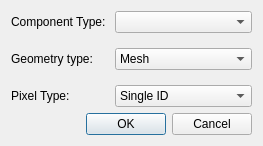
<?xml version="1.0" encoding="UTF-8"?>
<ui version="4.0">
 <class>AddComponentDialog</class>
 <widget class="QDialog" name="AddComponentDialog">
  <property name="geometry">
   <rect>
    <x>0</x>
    <y>0</y>
    <width>232</width>
    <height>139</height>
   </rect>
  </property>
  <property name="windowTitle">
   <string>Add Component</string>
  </property>
  <layout class="QFormLayout" name="formLayout_2">
   <item row="0" column="0" colspan="2">
    <layout class="QFormLayout" name="formLayout">
     <item row="1" column="1">
      <widget class="QComboBox" name="ComponentTypeComboBox">
       <property name="editable">
        <bool>false</bool>
       </property>
       <property name="currentIndex">
        <number>-1</number>
       </property>
       <property name="maxVisibleItems">
        <number>40</number>
       </property>
      </widget>
     </item>
     <item row="3" column="0">
      <widget class="QLabel" name="label_2">
       <property name="text">
        <string>Geometry type: </string>
       </property>
      </widget>
     </item>
     <item row="3" column="1">
      <widget class="QComboBox" name="GeometryTypeComboBox">
       <item>
        <property name="text">
         <string>Mesh</string>
        </property>
       </item>
       <item>
        <property name="text">
         <string>Cylinder</string>
        </property>
       </item>
       <item>
        <property name="text">
         <string>None</string>
        </property>
       </item>
      </widget>
     </item>
     <item row="5" column="1">
      <widget class="QComboBox" name="PixelTypeComboBox">
       <item>
        <property name="text">
         <string>Single ID</string>
        </property>
       </item>
       <item>
        <property name="text">
         <string>Repeatable Grid</string>
        </property>
       </item>
       <item>
        <property name="text">
         <string>Face Mapped Mesh</string>
        </property>
       </item>
       <item>
        <property name="text">
         <string>None</string>
        </property>
       </item>
      </widget>
     </item>
     <item row="5" column="0">
      <widget class="QLabel" name="label_3">
       <property name="text">
        <string>Pixel Type: </string>
       </property>
      </widget>
     </item>
     <item row="1" column="0">
      <widget class="QLabel" name="label">
       <property name="text">
        <string>Component Type: </string>
       </property>
      </widget>
     </item>
     <item row="2" column="0">
      <widget class="Line" name="line">
       <property name="orientation">
        <enum>Qt::Horizontal</enum>
       </property>
      </widget>
     </item>
     <item row="4" column="0">
      <widget class="Line" name="line_2">
       <property name="orientation">
        <enum>Qt::Horizontal</enum>
       </property>
      </widget>
     </item>
    </layout>
   </item>
   <item row="1" column="0" colspan="2">
    <widget class="QDialogButtonBox" name="buttonBox">
     <property name="standardButtons">
      <set>QDialogButtonBox::Cancel|QDialogButtonBox::Ok</set>
     </property>
    </widget>
   </item>
  </layout>
 </widget>
 <resources/>
 <connections>
  <connection>
   <sender>buttonBox</sender>
   <signal>accepted()</signal>
   <receiver>AddComponentDialog</receiver>
   <slot>accept()</slot>
   <hints>
    <hint type="sourcelabel">
     <x>112</x>
     <y>113</y>
    </hint>
    <hint type="destinationlabel">
     <x>112</x>
     <y>69</y>
    </hint>
   </hints>
  </connection>
  <connection>
   <sender>buttonBox</sender>
   <signal>rejected()</signal>
   <receiver>AddComponentDialog</receiver>
   <slot>reject()</slot>
   <hints>
    <hint type="sourcelabel">
     <x>112</x>
     <y>113</y>
    </hint>
    <hint type="destinationlabel">
     <x>112</x>
     <y>69</y>
    </hint>
   </hints>
  </connection>
 </connections>
</ui>
